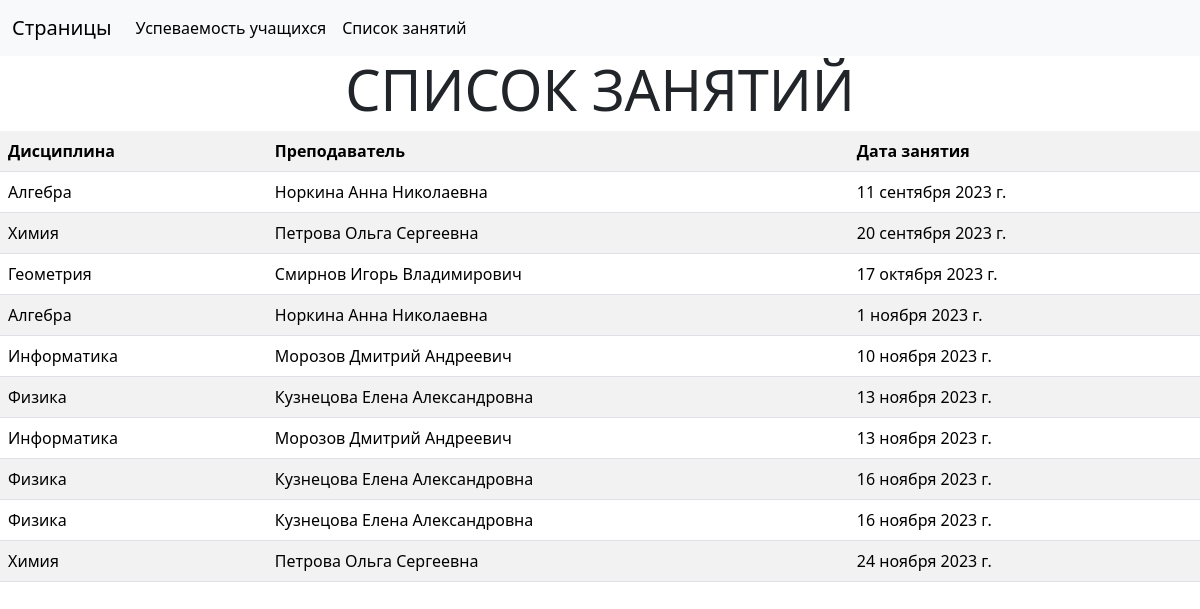
The app's page /schedule with its own data.
### btest/models.py (models this page shows, shortened)
class Lesson(models.Model):
    lesson = models.ForeignKey('Subject', null=False, on_delete=models.PROTECT, verbose_name='Занятие')
    published = models.DateField(blank=False, null=False, verbose_name='Дата')
    class Meta:
        verbose_name_plural = 'Занятия'
        verbose_name = 'Занятие'
        ordering = ['published']

class Subject(models.Model):
    name = models.CharField(null=False, max_length=100, verbose_name='Название')
    teacher = models.CharField(null=False, max_length=200, verbose_name='Преподатаватель')
    class Meta:
        verbose_name_plural = 'Предметы'
        verbose_name = 'Предмет'

### btest/views.py (the view)
# urls.py: path('schedule', views.schedule),
def schedule(request):
    lessons = Lesson.objects.all()
    for lesson in lessons:
        print(str(lesson.lesson.name) + " " +
              str(lesson.lesson.teacher) + " " +
              str(lesson.published))
    return render(request, "btest/schedule.html", {
        'lessons': lessons,
    })

### btest/templates/btest/schedule.html (shortened to what this page needs)
<!DOCTYPE html>
<html lang="en">
<head>
    {% load bootstrap5 %}
	{% bootstrap_css %}
</head>
<body>
<nav class="navbar navbar-expand-lg navbar-light bg-light">
  <div class="container-fluid">
    <a class="navbar-brand" href="#">Страницы</a>
    <div class="collapse navbar-collapse" id="navbarNav">
      <ul class="navbar-nav">
        <li class="nav-item">
          <a class="nav-link active" aria-current="page" href="/dnevnik">Успеваемость учащихся</a>
        </li>
        <li class="nav-item">
          <a class="nav-link active" aria-current="page" href="/schedule">Список занятий</a>
        </li>
      </ul>
    </div>
  </div>
</nav>
<h1 class="display-4 text-center">СПИСОК ЗАНЯТИЙ</h1>
<table class="table table-striped table-hover">
    <tbody>
        <tr>
            <th scope="col">Дисциплина</th>
            <th scope="col">Преподаватель</th>
            <th scope="col">Дата занятия</th>
        </tr>
        {% for lesson in lessons %}
        <tr>
            <td>{{lesson.lesson.name}}</td>
            <td>{{lesson.lesson.teacher}}</td>
            <td>{{lesson.published}}</td>
        </tr>
        {% endfor %}
    </tbody>
</table>
</body>
</html>

### records on screen
Lesson: lesson.name "Алгебра", lesson.teacher "Норкина Анна Николаевна", published "11 сентября 2023 г."
Lesson: lesson.name "Химия", lesson.teacher "Петрова Ольга Сергеевна", published "20 сентября 2023 г."
Lesson: lesson.name "Геометрия", lesson.teacher "Смирнов Игорь Владимирович", published "17 октября 2023 г."
Lesson: lesson.name "Алгебра", lesson.teacher "Норкина Анна Николаевна", published "1 ноября 2023 г."
Lesson: lesson.name "Информатика", lesson.teacher "Морозов Дмитрий Андреевич", published "10 ноября 2023 г."
Lesson: lesson.name "Физика", lesson.teacher "Кузнецова Елена Александровна", published "13 ноября 2023 г."
Lesson: lesson.name "Информатика", lesson.teacher "Морозов Дмитрий Андреевич", published "13 ноября 2023 г."
Lesson: lesson.name "Физика", lesson.teacher "Кузнецова Елена Александровна", published "16 ноября 2023 г."
Lesson: lesson.name "Физика", lesson.teacher "Кузнецова Елена Александровна", published "16 ноября 2023 г."
Lesson: lesson.name "Химия", lesson.teacher "Петрова Ольга Сергеевна", published "24 ноября 2023 г."
